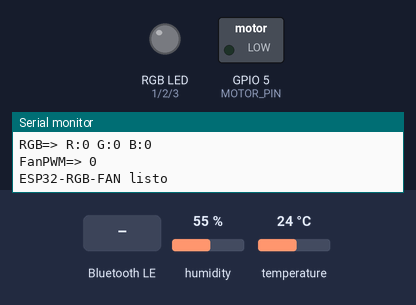
The sketch below on a simulated ESP32. Parts: switched loads named in the sketch (green lamp = pin HIGH), an RGB LED mixed from three pins (HIGH = lit), the last lines printed to the serial monitor. The inputs (shaded band) are chosen by the test bench; at power-on: humidity 55 %, temperature 24 °C. Nothing arrives over Bluetooth unless stated; a phone connects over Bluetooth LE 3 s after start.

Above: at 2.2 s.
2.3 s: Bluetooth LE write "5" received
At 3.5 s:
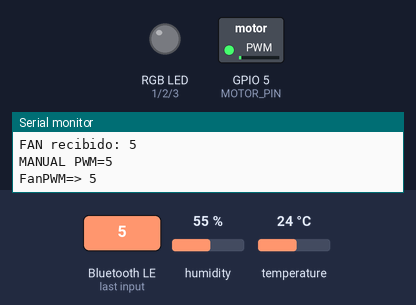
3.8 s: Bluetooth LE write "AUTO" received
At 7.2 s:
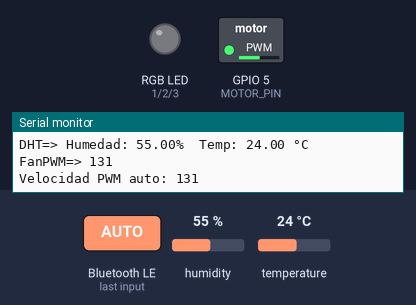
7.5 s: Bluetooth LE write "90" received
At 8.7 s:
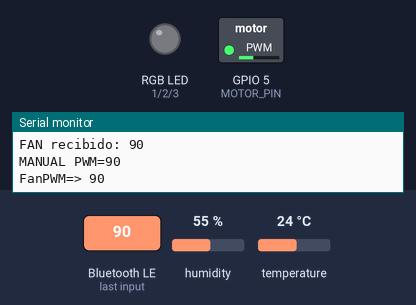
9.0 s: Bluetooth LE write "200" received
At 9.9 s:
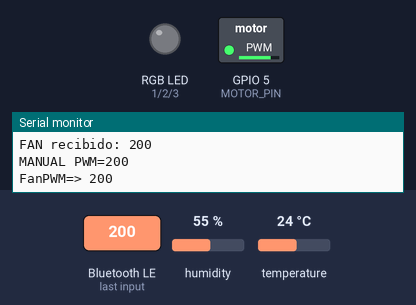
Timing chart, 0 to 12.0 s (numbered marks = the images above; inputs shaded):
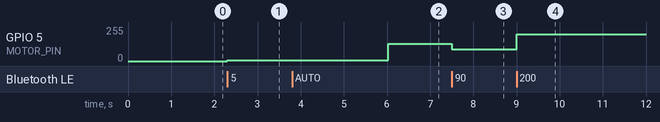

Measured:
- after the input at 2.3 s, GPIO 5 (MOTOR_PIN): 0/255 → 5/255 at once
- after the input at 3.8 s, GPIO 5 (MOTOR_PIN): 5/255 → 131/255 after 2.2 s
- after the input at 7.5 s, GPIO 5 (MOTOR_PIN): 131/255 → 90/255 at once
- after the input at 9.0 s, GPIO 5 (MOTOR_PIN): 90/255 → 200/255 at once

The sketch:

Ventilador_MAPE.ino
```cpp
#include <BLEDevice.h>
#include <BLEUtils.h>
#include <BLEServer.h>
#include "DHT.h"

const char *bleName = "ESP32-RGB-FAN"; //Asigna los nombres
#define SERVICE_UUID "12345678-1234-1234-1234-1234567890ab"
#define CHAR_RGB_UUID "12345678-1234-1234-1234-1234567890ac"
#define CHAR_FAN_UUID "12345678-1234-1234-1234-1234567890ad"

//Define pines del RGB y motor
const int PIN_R = 1;
const int PIN_G = 2;
const int PIN_B = 3;
const int MOTOR_PIN = 5;

//Define el DHT para medir temperatura y humedad
#define DHTPIN 4
#define DHTTYPE DHT11
DHT dht(DHTPIN, DHTTYPE);
#define LED_VALUE(x)(x) //CATODO COMUN
#define MOTOR_VALUE(x)(x) //0=apagado 255=max

//Define el ramgo de temperatura
const float TEMP_INICIO = 23.0;
const float TEMP_MAX = 28.0;

int velocidadPWM_auto = 0;
int velocidadPWM_manual = 0;
bool modoManualFan = false; //false=DHT true=app

//Se declaran los punteros a los componentes del BLE.
BLEServer* pServer;
BLECharacteristic* pCharRGB;
BLECharacteristic* pCharFan;

//Es la función que maneja el control del color del RGB
void setRGB(uint8_t r, uint8_t g, uint8_t b){
  analogWrite(PIN_R, LED_VALUE(r));
  analogWrite(PIN_G, LED_VALUE(g));
  analogWrite(PIN_B, LED_VALUE(b));
  Serial.printf("RGB=> R:%d G:%d B:%d\n", r, g, b);
}

void setFanPWM(uint8_t pwm){
  analogWrite(MOTOR_PIN, MOTOR_VALUE(pwm));
  Serial.printf("FanPWM=> %d\n", pwm); //Muestra en pantalla
  if (pCharFan != nullptr) {
    String pwmStr = String((int)pwm); //Envía el valor actual del ventilador por Bluetooth.
    pCharFan->setValue(pwmStr.c_str());
  }
}


//para la parte automatica del motor
uint8_t calcularPWMdesdeTemp(float temp){
  int t = (int)temp; //De float a int
  int velocidadPWM = 0;
  if (t < TEMP_INICIO){
    return 0; //motor apagado
  } else if (t >= TEMP_MAX){
    return 255; //max velocidad
  } else{
    velocidadPWM = map(t, TEMP_INICIO, TEMP_MAX, 100, 255); //escalar linealmente la velocidad entre TEMP_INICIO y TEMP_MAX
  }
  return (uint8_t)velocidadPWM;
}

//callbacks BLE
class ServerCallbacks: public BLEServerCallbacks{
  void onConnect(BLEServer* pServer){
    Serial.println("Conectado");
  }

  void onDisconnect(BLEServer* pServer){
    Serial.println("Desconectado");
    pServer->startAdvertising();
  }
};

//recibir RGB
class CharRGBCallbacks: public BLECharacteristicCallbacks{
  void onWrite(BLECharacteristic* characteristic){
    String value = characteristic->getValue();
    Serial.print("RGB recibido: ");
    Serial.println(value);
    int r = 0, g = 0, b = 0;
    int c1 = value.indexOf(','); //separa por comas
    int c2 = value.indexOf(',', c1 + 1);
    if (c1 > 0 && c2 > c1){
      r = value.substring(0, c1).toInt();
      g = value.substring(c1 + 1, c2).toInt();
      b = value.substring(c2 + 1).toInt();
      setRGB(r, g, b); //cambia el color
    } else Serial.println("Formato RGB invalido");
  }
};

//recibir PWM
class CharFanCallbacks: public BLECharacteristicCallbacks{
  void onWrite(BLECharacteristic* characteristic){
    String value = characteristic->getValue();
    value.trim();
    Serial.print("FAN recibido: ");
    Serial.println(value);
    if (value == "AUTO"){
      modoManualFan = false;
      Serial.println("DHT");
    } else{
      int pwm = value.toInt(); //si no es numero queda 0
      modoManualFan = true;
      velocidadPWM_manual = pwm;
      Serial.printf("MANUAL PWM=%d\n", pwm);
      setFanPWM(velocidadPWM_manual);
    }
  }
};

void setup(){
  Serial.begin(115200);
  delay(1000);
  Serial.println("Iniciando TODO");
  //pines
  pinMode(PIN_R, OUTPUT);
  pinMode(PIN_G, OUTPUT);
  pinMode(PIN_B, OUTPUT);
  pinMode(MOTOR_PIN, OUTPUT);
  setRGB(0, 0, 0);
  setFanPWM(0);
  //DHT11
  dht.begin(); //prepara el sensor
//BLE
  BLEDevice::init(bleName);
  pServer = BLEDevice::createServer();
  pServer->setCallbacks(new ServerCallbacks());
  BLEService *pService = pServer->createService(SERVICE_UUID);//crea un servidor
//caracteristicas RGB
  pCharRGB = pService->createCharacteristic(CHAR_RGB_UUID, BLECharacteristic::PROPERTY_READ |BLECharacteristic::PROPERTY_WRITE);
  pCharRGB->setCallbacks(new CharRGBCallbacks());
//caracteristicasFAN
  pCharFan = pService->createCharacteristic(CHAR_FAN_UUID, BLECharacteristic::PROPERTY_READ |BLECharacteristic::PROPERTY_WRITE);
  pCharFan->setCallbacks(new CharFanCallbacks());
  pCharFan->setValue("0");

  pService->start();
  pServer->getAdvertising()->addServiceUUID(SERVICE_UUID);
  pServer->getAdvertising()->start();
  Serial.println("ESP32-RGB-FAN listo");
}

unsigned long ultmDhtMillis = 0;
const unsigned long DHT_INTERVALO = 6000;

void loop(){
  unsigned long ahora = millis();
  //solo en modo auto uso DHT
  if (!modoManualFan && (ahora - ultmDhtMillis >= DHT_INTERVALO)){
    ultmDhtMillis = ahora;
    float h = dht.readHumidity();
    float t = dht.readTemperature();
    if (isnan(h) || isnan(t)){
      Serial.println("Error DHT11");
      return;
    }
    Serial.print("DHT=> Humedad: ");
    Serial.print(h);
    Serial.print("%  Temp: ");
    Serial.print(t);
    Serial.println(" °C");
    velocidadPWM_auto = calcularPWMdesdeTemp(t);
    setFanPWM(velocidadPWM_auto);
    Serial.print("Velocidad PWM auto: ");
    Serial.println(velocidadPWM_auto);
  }
}
```
